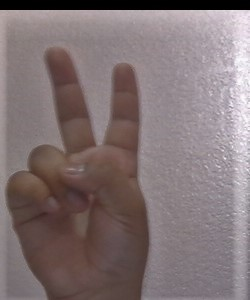
#> input picture Output.jpg, 250 x 300 px
$ python test_box.py   (older library calls are emulated)
#> lines starting #> are read from the running program, lines starting #| are printed output that depends on the picture
import PIL
from PIL import Image

mywidth = 28

img = Image.open('Output.jpg')
#> img is the input picture: PIL image 250x300 RGB; mean R, G, B 129.2, 115, 116.2
wpercent = (mywidth/float(img.size[0]))
#> wpercent = 0.112
hsize = int((float(img.size[1])*float(wpercent)))
#> hsize = 33
img = img.resize((mywidth,hsize), PIL.Image.ANTIALIAS)
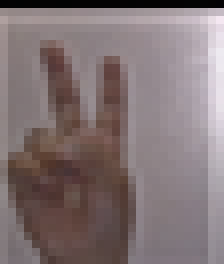
#> img: PIL image 28x33 RGB (shown 8 times larger); mean R, G, B 129.2, 115, 116.2
img.save('resized_output.jpg')
